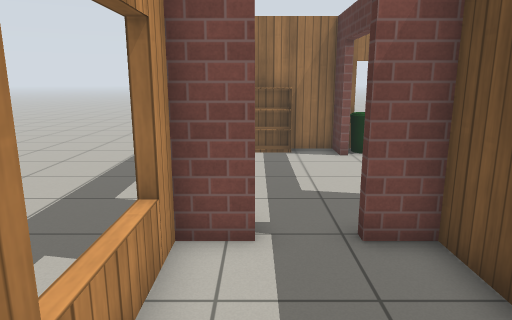
[1] (above)

23 first-person views from a walk through a world built for the Gazebo simulator. The camera is 1.3 m above the floor, tilts 12° down and sees 70° across. The floor is counted in squares, 0.5 m on a side. Each view is taken from the middle of a square. On the plan, view 1 faces up. The plan holds only what a view shows up to about 20 squares ahead; the rest is blank. Robots are left out. Gazebo's built-in surfaces are drawn with simple patterns.

[2]
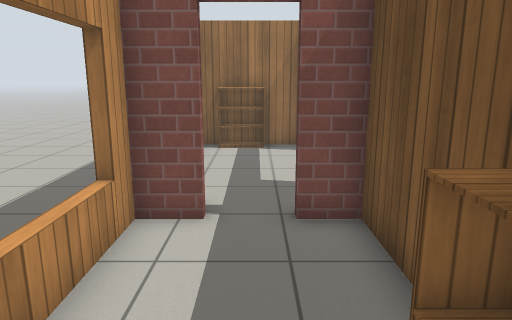

[3]
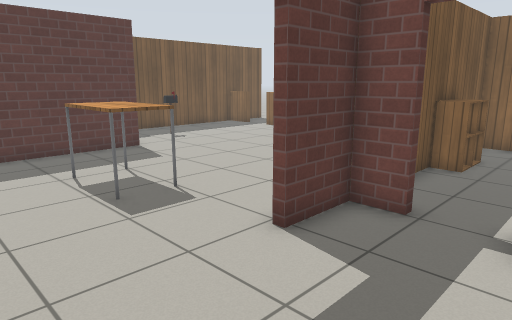

[4]
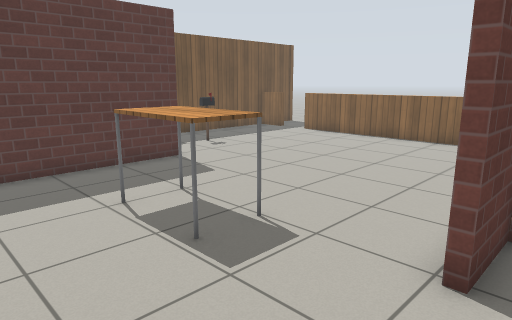

[5]
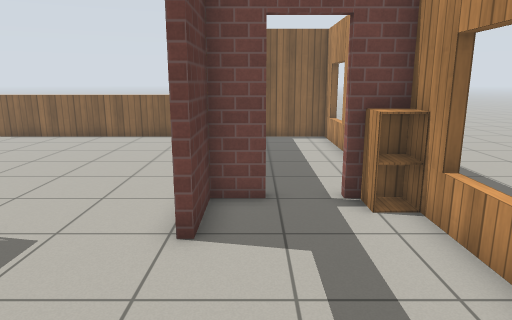

[6]
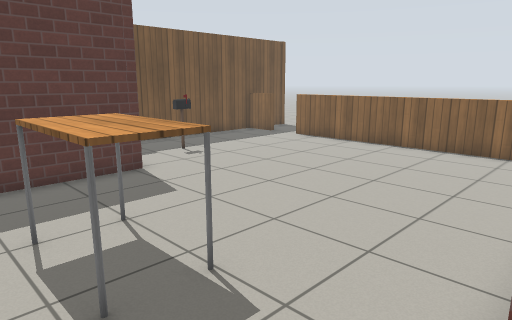

[7]
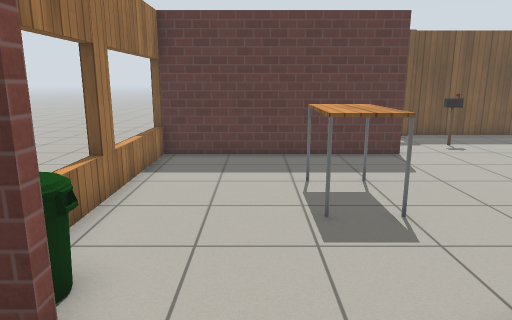

[8]
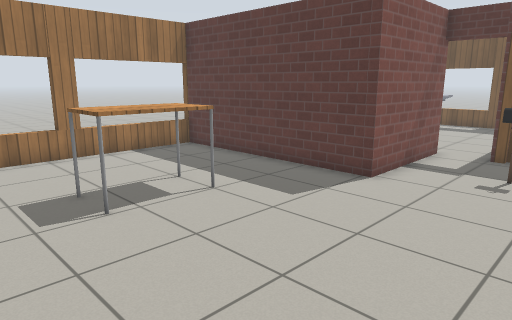

[9]
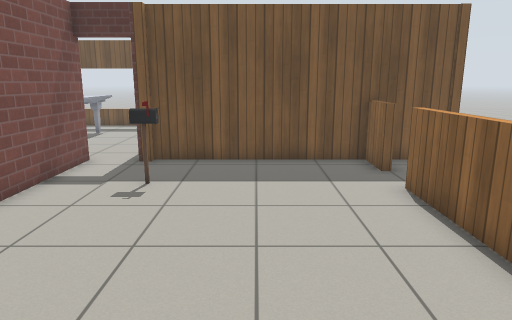

[10]
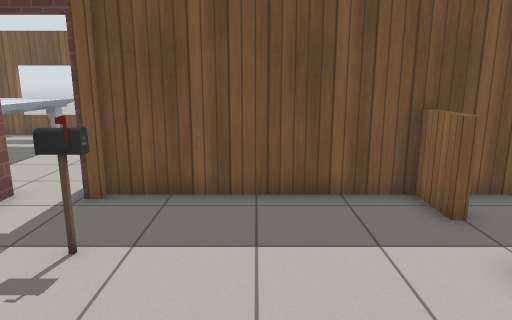

[11]
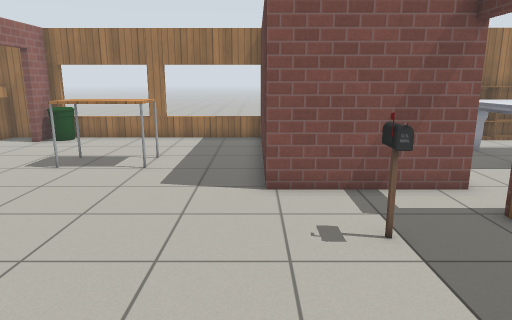

[12]
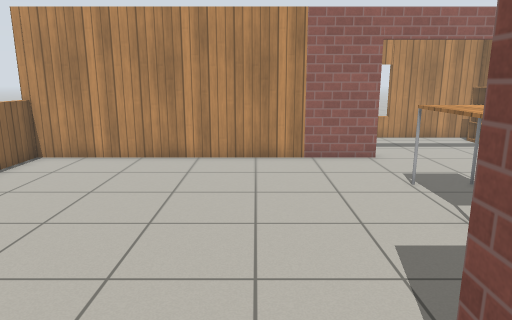

[13]
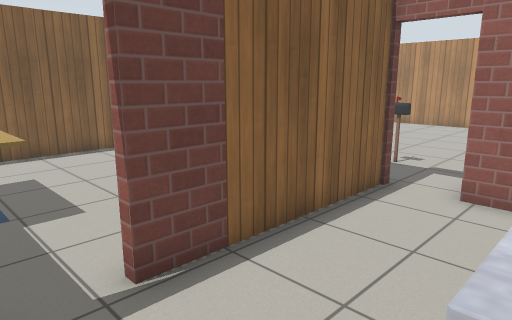

[14]
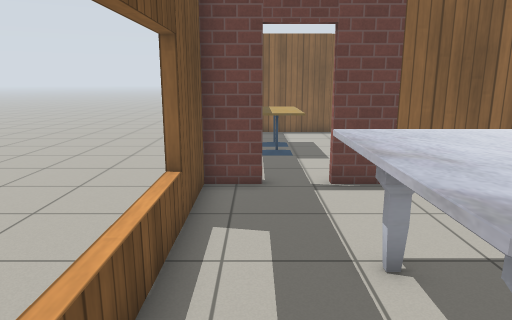

[15]
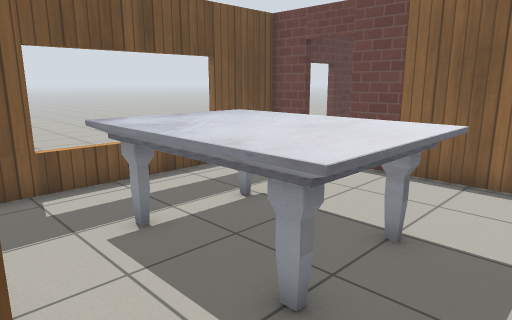

[16]
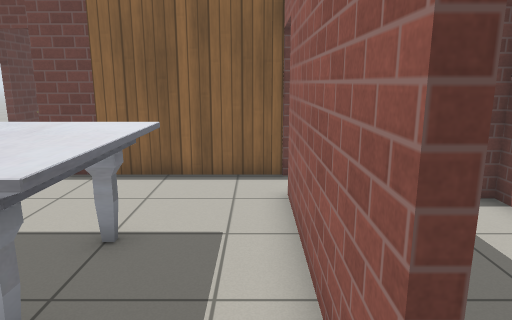

[17]
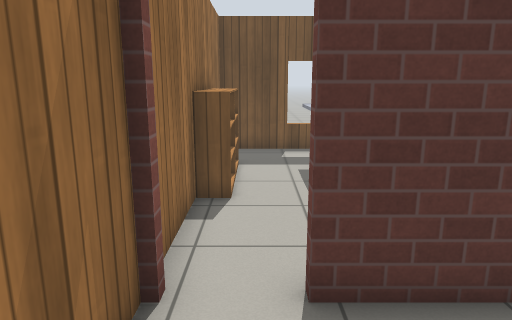

[18]
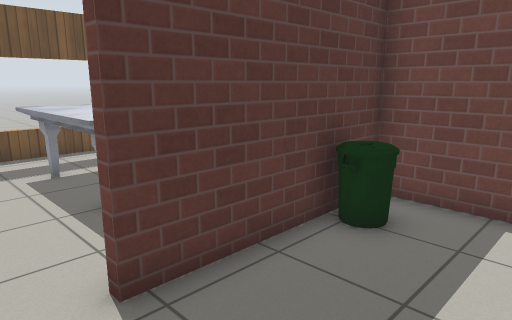

[19]
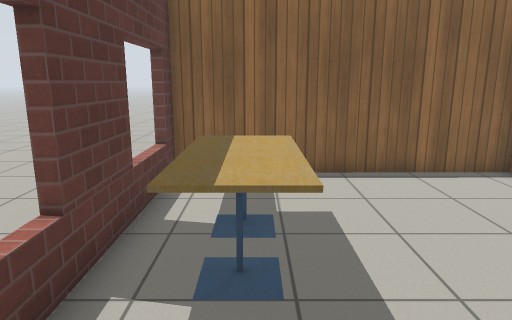

[20]
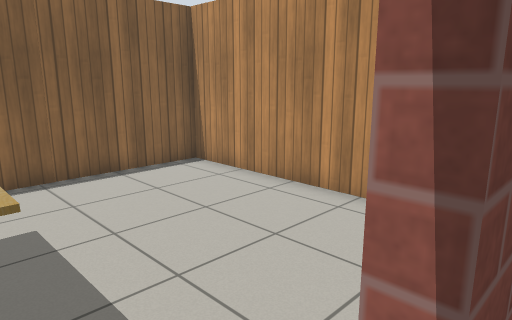

[21]
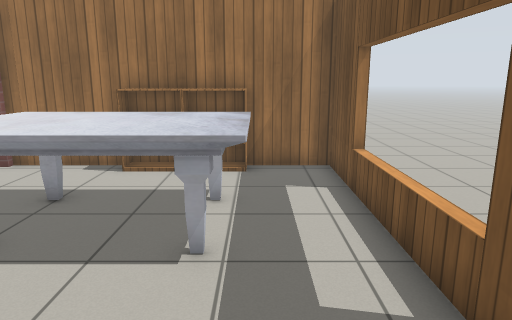

[22]
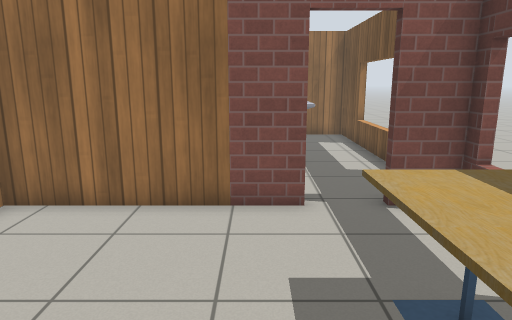

[23]
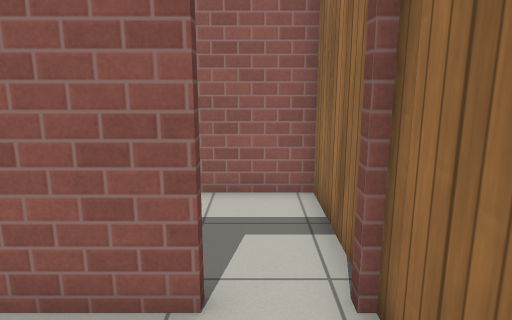

### Floor plan
Key: @ floor where view 1 was taken; # wall or solid block; . floor; = window, fence, low wall or low ledge; B bookshelf; I bin; W wooden box; C cabinet; T table; P postbox; E wooden post; R brick post; M marble table; A cafe table; H thing the floor can be seen under or through; K brick box.
Columns run from 3 left of view 1 to 30 right of it. Each row starts with its distance up from view 1.
 15  #######===W#===##########  ####
 14  #.BB.#I........E....K...BBBB..#
 13  #....#I........#..............# .
 12  #..............#....#.........# .
 11  #..............#  ..#..MMMMMM.=..
 10 .=..............# ...#..MMMMMM.=..
  9 .=........TTT...# ...#..MMMMMM.=..
  8 .==...#...TTT...#...I#..MMMMMM.=..
  7 . C...#.........#....#.........=..
  6 . C..##.........######.........H .
  5 .W....#........................H .
  4 .=....#..............R#######.## .
  3  =....#...........P..#.........K..
  2  #....#..............#.........=..
  1  #...CC..............#.........=..
  0  #.@.CC..............#.......AA#..
 -1  =....#..............#.......AA#
 -2  =....#..............#.......AA#
 -3  ##...#..............#.......AA#
 -4   #####============.=#.........=.
 -5                    ..#.........=.
 -6                      ##########K

Where each view was taken, in squares from view 1:
view 1: 0 up, 0 right, facing up
view 2: 1 down, 1 right, facing up
view 3: 13 up, 1 left, facing down-right
view 4: 13 up, 2 right, facing down-right
view 5: 14 up, 2 right, facing down
view 6: 11 up, 3 right, facing down-right
view 7: 11 up, 0 right, facing right
view 8: 1 up, 4 right, facing up-right
view 9: 0 up, 6 right, facing right
view 10: 0 up, 10 right, facing right
view 11: 3 down, 13 right, facing up
view 12: 4 up, 16 right, facing left
view 13: 8 up, 27 right, facing down-left
view 14: 13 up, 27 right, facing down
view 15: 14 up, 19 right, facing down-right
view 16: 14 up, 19 right, facing down
view 17: 13 up, 14 right, facing right
view 18: 14 up, 14 right, facing down-right
view 19: 4 up, 26 right, facing down
view 20: 4 up, 26 right, facing down-left
view 21: 3 up, 26 right, facing up
view 22: 4 down, 24 right, facing up
view 23: 13 up, 22 right, facing left
